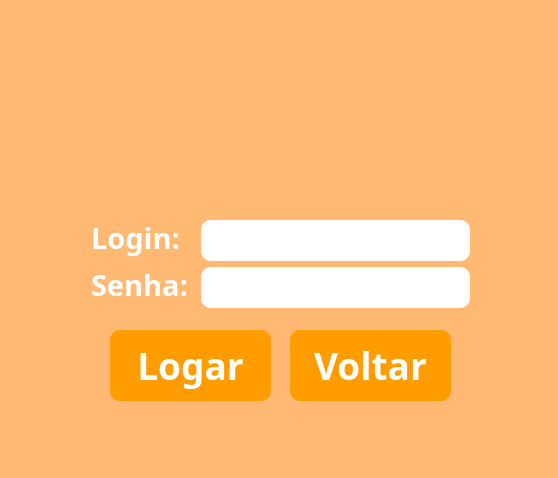
<?xml version="1.0" encoding="UTF-8"?>
<ui version="4.0">
 <class>MainWindow</class>
 <widget class="QMainWindow" name="MainWindow">
  <property name="geometry">
   <rect>
    <x>0</x>
    <y>0</y>
    <width>558</width>
    <height>478</height>
   </rect>
  </property>
  <property name="windowTitle">
   <string>MainWindow</string>
  </property>
  <property name="styleSheet">
   <string notr="true">background-color: rgb(255, 185, 114)</string>
  </property>
  <widget class="QWidget" name="centralwidget">
   <widget class="QLabel" name="label_2">
    <property name="geometry">
     <rect>
      <x>70</x>
      <y>10</y>
      <width>421</width>
      <height>191</height>
     </rect>
    </property>
    <property name="font">
     <font>
      <family>Ebrima</family>
      <pointsize>30</pointsize>
     </font>
    </property>
    <property name="text">
     <string/>
    </property>
    <property name="pixmap">
     <pixmap>imagens/Joana Game (1).png</pixmap>
    </property>
    <property name="alignment">
     <set>Qt::AlignCenter</set>
    </property>
   </widget>
   <widget class="QLabel" name="label">
    <property name="geometry">
     <rect>
      <x>91</x>
      <y>220</y>
      <width>93</width>
      <height>36</height>
     </rect>
    </property>
    <property name="font">
     <font>
      <family>League Spartan</family>
      <pointsize>22</pointsize>
      <weight>75</weight>
      <bold>true</bold>
     </font>
    </property>
    <property name="styleSheet">
     <string notr="true">color: rgb(255, 255, 255);
</string>
    </property>
    <property name="text">
     <string>Login:</string>
    </property>
   </widget>
   <widget class="QLabel" name="label_3">
    <property name="geometry">
     <rect>
      <x>91</x>
      <y>267</y>
      <width>104</width>
      <height>36</height>
     </rect>
    </property>
    <property name="font">
     <font>
      <family>League Spartan</family>
      <pointsize>22</pointsize>
      <weight>75</weight>
      <bold>true</bold>
     </font>
    </property>
    <property name="styleSheet">
     <string notr="true">color: rgb(255, 255, 255);</string>
    </property>
    <property name="text">
     <string>Senha:</string>
    </property>
   </widget>
   <widget class="QLineEdit" name="lineLog">
    <property name="geometry">
     <rect>
      <x>201</x>
      <y>220</y>
      <width>269</width>
      <height>41</height>
     </rect>
    </property>
    <property name="font">
     <font>
      <pointsize>22</pointsize>
     </font>
    </property>
    <property name="styleSheet">
     <string notr="true">background-color: rgb(255, 255, 255);
border-radius: 10px;
</string>
    </property>
    <property name="alignment">
     <set>Qt::AlignCenter</set>
    </property>
   </widget>
   <widget class="QLineEdit" name="linePass">
    <property name="geometry">
     <rect>
      <x>201</x>
      <y>267</y>
      <width>269</width>
      <height>41</height>
     </rect>
    </property>
    <property name="font">
     <font>
      <pointsize>22</pointsize>
     </font>
    </property>
    <property name="styleSheet">
     <string notr="true">background-color: rgb(255, 255, 255);
border-color: rgb(0, 0, 0);
border-radius: 10px;</string>
    </property>
    <property name="echoMode">
     <enum>QLineEdit::Password</enum>
    </property>
    <property name="alignment">
     <set>Qt::AlignCenter</set>
    </property>
   </widget>
   <widget class="QPushButton" name="BTlog1">
    <property name="geometry">
     <rect>
      <x>110</x>
      <y>330</y>
      <width>161</width>
      <height>71</height>
     </rect>
    </property>
    <property name="font">
     <font>
      <family>League Spartan</family>
      <pointsize>28</pointsize>
      <weight>75</weight>
      <bold>true</bold>
     </font>
    </property>
    <property name="styleSheet">
     <string notr="true">background-color: rgb(255, 157, 0);
color: rgb(255, 255, 255);
border-radius: 10px;
</string>
    </property>
    <property name="text">
     <string>Logar</string>
    </property>
   </widget>
   <widget class="QPushButton" name="BTback">
    <property name="geometry">
     <rect>
      <x>290</x>
      <y>330</y>
      <width>161</width>
      <height>71</height>
     </rect>
    </property>
    <property name="font">
     <font>
      <family>League Spartan</family>
      <pointsize>28</pointsize>
      <weight>75</weight>
      <bold>true</bold>
     </font>
    </property>
    <property name="styleSheet">
     <string notr="true">background-color: rgb(255, 157, 0);
color: rgb(255, 255, 255);
border-radius: 10px;</string>
    </property>
    <property name="text">
     <string>Voltar</string>
    </property>
   </widget>
  </widget>
  <widget class="QMenuBar" name="menubar">
   <property name="geometry">
    <rect>
     <x>0</x>
     <y>0</y>
     <width>558</width>
     <height>21</height>
    </rect>
   </property>
  </widget>
  <widget class="QStatusBar" name="statusbar"/>
 </widget>
 <resources/>
 <connections/>
</ui>
